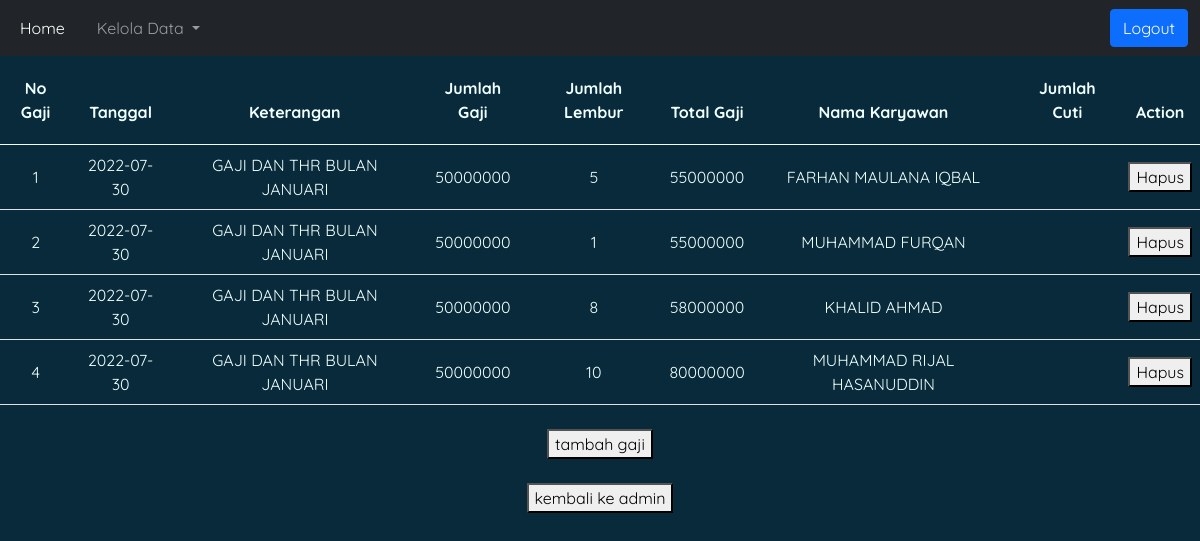
The page /gaji.php on the database its author committed.
### tables this page shows
CREATE TABLE `gaji` (
  `id_gaji` int(11) NOT NULL,
  `tanggal` date NOT NULL,
  `keterangan` text NOT NULL,
  `jumlah_gaji` int(11) NOT NULL,
  `jumlah_lembur` int(11) NOT NULL,
  `total_gaji` int(11) NOT NULL,
  `id_karyawan` int(11) NOT NULL,
  `jumlah_cuti` int(11) DEFAULT NULL
);

CREATE TABLE `karyawan` (
  `id_karyawan` int(11) NOT NULL,
  `nama` varchar(100) NOT NULL,
  `tgl_lahir` date NOT NULL,
  `jk` varchar(1) NOT NULL,
  `alamat` varchar(30) NOT NULL,
  `telepon` varchar(12) NOT NULL
);

### gaji.php (the view, shortened to what this page needs)
<!doctype html>
<html lang="en">
<?php include("koneksi.php"); ?>
<head>
  <link href="css/bootstrap.css" rel="stylesheet">
<nav class="navbar navbar-expand-sm bg-dark navbar-dark">
<div class="container-fluid">
  <div class="collapse navbar-collapse" id="navbarLeftAlignExample">
    <ul class="navbar-nav me-auto mb-2 mb-lg-0 gap-3">
      <li class="nav-item">
        <a class="nav-link active" aria-current="page" href="index.php">Home</a>
      </li>
      <li class="nav-item dropdown">
        <a class="nav-link dropdown-toggle" href="#" id="navbarDropdown" role="button" data-bs-toggle="dropdown" aria-expanded="false">
          Kelola Data
        </a>
      </li>
    </ul>
    <a href="../indexlogin.php" type="button" class="btn btn-primary btn-logout">Logout</a>
  </div>
</div>
</nav>
  <table class="table align-middle mb-0 bg-white text-center pt-3">
    <thead class="head">
              <tr>
                <th>No Gaji</th>
                <th>Tanggal</th>
                <th>Keterangan</th>
                <th>Jumlah Gaji</th>
                <th>Jumlah Lembur</th>
                <th>Total Gaji</th>
                <th>Nama Karyawan</th>
                <th>Jumlah Cuti</th>
                <th>Action</th>
              </tr>
            </thead>
            <tbody>
            <?php
        $sql = "SELECT gaji.id_gaji, gaji.tanggal, gaji.keterangan, gaji.jumlah_gaji, gaji.jumlah_lembur, gaji.total_gaji, karyawan.nama, gaji.jumlah_cuti
        FROM gaji, karyawan
        WHERE karyawan.id_karyawan=gaji.id_karyawan";
        $query = mysqli_query($db, $sql);
        while($gaji= mysqli_fetch_array($query)){
            echo "<tr>";
            echo "<td>".$gaji['id_gaji']."</td>";
            echo "<td>".$gaji['tanggal']."</td>";
            echo "<td>".$gaji['keterangan']."</td>";
            echo "<td>".$gaji['jumlah_gaji']."</td>";
            echo "<td>".$gaji['jumlah_lembur']."</td>";
            echo "<td>".$gaji['total_gaji']."</td>";
            echo "<td>".$gaji['nama']."</td>";
            echo "<td>".$gaji['jumlah_cuti']."</td>";
            echo "<td>";
            echo "<a href='hapusgaji.php?id_gaji=".$gaji['id_gaji']."'><button>Hapus</button></a>";
            echo "</td>";
            echo "</tr>";
        }
        ?>
            </tbody>
          </table>
          <center>
  <br><a href="tmbhgaji.php"><button>tambah gaji</button></a></br>
	<br><a href="indexadmin.php"><button>kembali ke admin</button></a></br>
      </center>
  </body>
</html>

### gaji.php (style rules this page uses)
* { font-family: 'Quicksand', sans-serif; }
thead { background: #082A3A !important; color: azure !important; }
tbody { background: #082A3A !important; color: azure !important; }
th { padding-top: 20px !important; padding-bottom: 20px !important; }

### rows shown on the page
gaji: id_gaji "1", tanggal "2022-07-30", keterangan "GAJI DAN THR BULAN JANUARI", jumlah_gaji "50000000", jumlah_lembur "5", total_gaji "55000000", id_karyawan.nama "FARHAN MAULANA IQBAL"
gaji: id_gaji "2", tanggal "2022-07-30", keterangan "GAJI DAN THR BULAN JANUARI", jumlah_gaji "50000000", jumlah_lembur "1", total_gaji "55000000", id_karyawan.nama "MUHAMMAD FURQAN"
gaji: id_gaji "3", tanggal "2022-07-30", keterangan "GAJI DAN THR BULAN JANUARI", jumlah_gaji "50000000", jumlah_lembur "8", total_gaji "58000000", id_karyawan.nama "KHALID AHMAD"
gaji: id_gaji "4", tanggal "2022-07-30", keterangan "GAJI DAN THR BULAN JANUARI", jumlah_gaji "50000000", jumlah_lembur "10", total_gaji "80000000", id_karyawan.nama "MUHAMMAD RIJAL HASANUDDIN"
